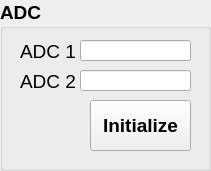
     <widget class="QGroupBox" name="group_adc">
      <property name="geometry">
       <rect>
        <x>10</x>
        <y>0</y>
        <width>211</width>
        <height>171</height>
       </rect>
      </property>
      <property name="font">
       <font>
        <family>Arial</family>
        <pointsize>14</pointsize>
        <bold>true</bold>
        <strikeout>false</strikeout>
       </font>
      </property>
      <property name="title">
       <string>ADC</string>
      </property>
      <widget class="QLineEdit" name="lineEdit_adc1">
       <property name="geometry">
        <rect>
         <x>80</x>
         <y>40</y>
         <width>111</width>
         <height>21</height>
        </rect>
       </property>
      </widget>
      <widget class="QLineEdit" name="lineEdit_adc2">
       <property name="geometry">
        <rect>
         <x>80</x>
         <y>70</y>
         <width>111</width>
         <height>21</height>
        </rect>
       </property>
       <property name="text">
        <string/>
       </property>
      </widget>
      <widget class="QLabel" name="label_adc1">
       <property name="geometry">
        <rect>
         <x>20</x>
         <y>40</y>
         <width>97</width>
         <height>23</height>
        </rect>
       </property>
       <property name="font">
        <font>
         <family>Arial</family>
         <pointsize>14</pointsize>
         <bold>false</bold>
         <strikeout>false</strikeout>
        </font>
       </property>
       <property name="text">
        <string>ADC 1</string>
       </property>
      </widget>
      <widget class="QLabel" name="label_adc2">
       <property name="geometry">
        <rect>
         <x>20</x>
         <y>70</y>
         <width>97</width>
         <height>23</height>
        </rect>
       </property>
       <property name="font">
        <font>
         <family>Arial</family>
         <pointsize>14</pointsize>
         <bold>false</bold>
         <strikeout>false</strikeout>
        </font>
       </property>
       <property name="text">
        <string>ADC 2</string>
       </property>
      </widget>
      <widget class="QPushButton" name="pushbtn_adc_initialize">
       <property name="geometry">
        <rect>
         <x>90</x>
         <y>100</y>
         <width>101</width>
         <height>51</height>
        </rect>
       </property>
       <property name="font">
        <font>
         <family>Arial</family>
         <pointsize>14</pointsize>
         <bold>true</bold>
         <strikeout>false</strikeout>
        </font>
       </property>
       <property name="toolTip">
        <string>&lt;html&gt;&lt;head/&gt;&lt;body&gt;&lt;p&gt;To set the information of the observation&lt;/p&gt;&lt;/body&gt;&lt;/html&gt;</string>
       </property>
       <property name="text">
        <string>Initialize</string>
       </property>
      </widget>
     </widget>
